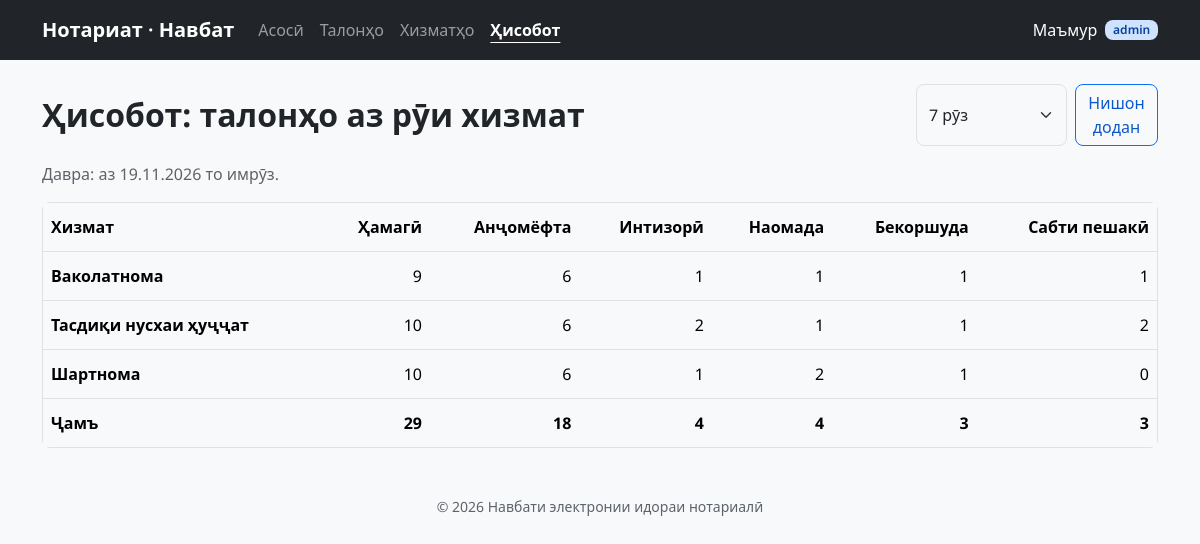
Screenshot of /reports/queue with the database file from the repository.
### tables this page shows
CREATE TABLE services (
  id           INT AUTO_INCREMENT PRIMARY KEY,
  name         VARCHAR(150) NOT NULL,
  duration_min INT NOT NULL DEFAULT 20,
  is_active    TINYINT(1) NOT NULL DEFAULT 1,
  CHECK (duration_min > 0)
);

### src/Core/View.php (called while the page is built, shortened)
<?php
final class View
{
    public function e(mixed $value): string
    {
        return htmlspecialchars((string) $value, ENT_QUOTES | ENT_SUBSTITUTE, 'UTF-8');
    }
    public function render(string $template, array $data = [], bool $withLayout = true): string
    {
        $content = $this->capture($template, $data);
        return $this->capture('layout', $data + ['content' => $content]);
    }
    private function capture(string $template, array $data): string
    {
        extract($data, EXTR_SKIP);
        try {
            require $this->dir . '/' . $template . '.php';
        } catch (Throwable $e) {
            ob_end_clean();
            throw $e;
        }
        return (string) ob_get_clean();
    }
}

### src/Controllers/ReportController.php (called while the page is built, shortened)
<?php
final class ReportController extends Controller
{
    public function queue(): void
    {
        $days = (int) ($_GET['days'] ?? 7);
        $days = in_array($days, [1, 7, 30, 365], true) ? $days : 7;
        $from = date('Y-m-d', strtotime('-' . ($days - 1) . ' days'));
        $rows = (new ServiceRepository())->queueReport($from);
        $totals = ['total' => 0, 'waiting' => 0, 'done' => 0, 'no_show' => 0, 'cancelled' => 0, 'booked' => 0];
        foreach ($rows as $r) {
            foreach ($totals as $k => $_) {
                $totals[$k] += (int) $r[$k];
            }
        }
        $this->render('reports/queue', [
            'title' => 'Ҳисобот: талонҳо аз рӯи хизмат', 'active' => 'reports',
            'rows' => $rows, 'totals' => $totals, 'days' => $days, 'from' => $from,
        ]);
    }
}

### public/index.php (called while the page is built, shortened)
<?php
spl_autoload_register(function (string $class): void {
    foreach (['Core', 'Repositories', 'Controllers'] as $dir) {
        $file = BASE_PATH . "/src/{$dir}/{$class}.php";
        if (is_file($file)) {
            return;
        }
    }
});
$router = new Router();
$router->get('/',                       [DashboardController::class, 'index']);
$router->get('/tickets',                [TicketController::class, 'index']);
$router->get('/tickets/create',         [TicketController::class, 'create']);
$router->post('/tickets/create',        [TicketController::class, 'store']);
$router->get('/tickets/{id}',           [TicketController::class, 'show']);
$router->get('/tickets/{id}/edit',      [TicketController::class, 'edit']);
$router->post('/tickets/{id}/edit',     [TicketController::class, 'update']);
$router->post('/tickets/{id}/cancel',   [TicketController::class, 'cancel']);
$router->post('/tickets/{id}/delete',   [TicketController::class, 'delete']);
$router->get('/services',               [ServiceController::class, 'index']);
$router->post('/services/create',       [ServiceController::class, 'store']);
$router->post('/services/{id}/delete',  [ServiceController::class, 'delete']);
$router->get('/reports/queue',          [ReportController::class, 'queue']);
$router->get('/api/tickets',            [TicketController::class, 'apiList']);
$method = $_SERVER['REQUEST_METHOD'] ?? 'GET';
$path = rawurldecode((string) parse_url($_SERVER['REQUEST_URI'] ?? '/', PHP_URL_PATH));
$found = $router->match($method, $path);
[[$class, $action], $params] = $found;
(new $class())->$action(...array_values($params));

### src/Core/Format.php (called while the page is built, shortened)
<?php
final class Format
{
    public static function date(?string $d): string
    {
        [$y, $m, $day] = explode('-', substr($d, 0, 10));
        return "{$day}.{$m}.{$y}";
    }
}

### src/Core/Database.php (called while the page is built, shortened)
<?php
final class Database
{
    private static ?PDO $pdo = null;
    private static array $config = [];
    public static function configure(array $config): void
    {
        self::$config = $config;
        self::$pdo = null;
    }
    public static function connection(): PDO
    {
        if (self::$pdo === null) {
            $c = self::$config;
            $options = [
                PDO::ATTR_ERRMODE            => PDO::ERRMODE_EXCEPTION,
                PDO::ATTR_DEFAULT_FETCH_MODE => PDO::FETCH_ASSOC,
                PDO::ATTR_EMULATE_PREPARES   => false,
            ];
            if (($c['driver'] ?? 'mysql') === 'sqlite') {
                self::$pdo = new PDO('sqlite:' . $c['path'], null, null, $options);
                self::$pdo->exec('PRAGMA foreign_keys = ON');
            } else {
                $dsn = sprintf('mysql:host=%s;port=%d;dbname=%s;charset=utf8mb4', $c['host'], $c['port'], $c['name']);
                self::$pdo = new PDO($dsn, $c['user'], $c['pass'], $options);
            }
        }
        return self::$pdo;
    }
}

### src/Repositories/ServiceRepository.php (called while the page is built, shortened)
<?php
final class ServiceRepository
{
    private PDO $db;
    public function __construct(?PDO $db = null)
    {
        $this->db = $db ?? Database::connection();
    }
    public function queueReport(string $from): array
    {
        $sql = "SELECT s.id, s.name,
                       COUNT(t.id)                                   AS total,
                       COALESCE(SUM(t.status = 'waiting'), 0)        AS waiting,
                       COALESCE(SUM(t.status = 'done'), 0)           AS done,
                       COALESCE(SUM(t.status = 'no_show'), 0)        AS no_show,
                       COALESCE(SUM(t.status = 'cancelled'), 0)      AS cancelled,
                       COALESCE(SUM(t.ticket_type = 'booked'), 0)    AS booked
                FROM services s
                LEFT JOIN tickets t ON t.service_id = s.id AND t.ticket_date >= :from
                GROUP BY s.id, s.name
                ORDER BY s.name";
        $stmt = $this->db->prepare($sql);
        $stmt->execute([':from' => $from]);
        return $stmt->fetchAll();
    }
}

### views/reports/queue.php (the view, shortened to what this page needs)
<div class="d-flex flex-wrap align-items-center gap-2 mb-3">
  <h1 class="me-auto mb-0">Ҳисобот: талонҳо аз рӯи хизмат</h1>
  <form method="get" action="/reports/queue" class="d-flex gap-2">
    <select class="form-select" id="days" name="days">
<?php foreach ([1 => 'Имрӯз', 7 => '7 рӯз', 30 => '30 рӯз', 365 => 'Сол'] as $d => $label): ?>
      <option value="<?= $d ?>"<?= $days === $d ? ' selected' : '' ?>><?= $label ?></option>
<?php endforeach; ?>
    </select>
    <button class="btn btn-outline-primary" type="submit">Нишон додан</button>
  </form>
</div>
<p class="text-muted">Давра: аз <?= $this->e(Format::date($from)) ?> то имрӯз.</p>
<div class="card"><div class="table-responsive">
  <table class="table align-middle mb-0">
    <thead><tr><th scope="col">Хизмат</th><th scope="col" class="text-end">Ҳамагӣ</th><th scope="col" class="text-end">Анҷомёфта</th><th scope="col" class="text-end">Интизорӣ</th><th scope="col" class="text-end">Наомада</th><th scope="col" class="text-end">Бекоршуда</th><th scope="col" class="text-end">Сабти пешакӣ</th></tr></thead>
    <tbody>
<?php foreach ($rows as $r): ?>
      <tr><th scope="row"><?= $this->e($r['name']) ?></th>
        <td class="text-end"><?= (int) $r['total'] ?></td><td class="text-end"><?= (int) $r['done'] ?></td><td class="text-end"><?= (int) $r['waiting'] ?></td>
        <td class="text-end"><?= (int) $r['no_show'] ?></td><td class="text-end"><?= (int) $r['cancelled'] ?></td><td class="text-end"><?= (int) $r['booked'] ?></td></tr>
<?php endforeach; ?>
    </tbody>
    <tfoot><tr class="fw-bold"><th scope="row">Ҷамъ</th>
      <td class="text-end"><?= $totals['total'] ?></td><td class="text-end"><?= $totals['done'] ?></td><td class="text-end"><?= $totals['waiting'] ?></td>
      <td class="text-end"><?= $totals['no_show'] ?></td><td class="text-end"><?= $totals['cancelled'] ?></td><td class="text-end"><?= $totals['booked'] ?></td></tr></tfoot>
  </table>
</div></div>

### public/assets/css/app.css (style rules this page uses)
:root { --nq-primary: #0D6EFD; --nq-primary-dark: #0A58CA; --nq-primary-light: #CFE2FF; --nq-bg: #F8F9FA; --nq-border: #DEE2E6; --nq-text: #212529; --nq-muted: #5C636A; --nq-dark: #212529; --nq-success-dark: #0F5132; --nq-warning-dark: #664D03; --nq-danger-dark: #842029; --nq-info-dark: #055160; --nq-radius: 8px; --bs-body-font-family: "Noto Sans", system-ui, "Segoe UI", Roboto, Arial, sans-serif; --bs-body-font-size: 1rem; --bs-body-color: var(--nq-text); --bs-body-bg: var(--nq-bg); --bs-border-color: var(--nq-border); --bs-border-radius: var(--nq-radius); --bs-link-color: var(--nq-primary-dark); --bs-link-color-rgb: 10, 88, 202; --bs-primary: var(--nq-primary); --bs-primary-rgb: 13, 110, 253; --bs-secondary-color: var(--nq-muted); }
h1 { font-size: 2rem; font-weight: 700; line-height: 1.25; }
.text-muted, .text-secondary { color: var(--nq-muted) !important; }
.btn { min-height: 44px; display: inline-flex; align-items: center; justify-content: center; font-weight: 500; }
.btn-outline-primary { --bs-btn-color: var(--nq-primary-dark); --bs-btn-border-color: var(--nq-primary); --bs-btn-hover-bg: var(--nq-primary); --bs-btn-hover-color: #fff; }
.form-control, .form-select { min-height: 44px; }
.card { border-color: var(--nq-border); border-radius: var(--nq-radius); }
.table > :not(caption) > * > * { padding-block: .75rem; }

### rows the page displays
services: name "Ваколатнома", total "9", done "6", waiting "1", no_show "1", cancelled "1", booked "1"
services: name "Тасдиқи нусхаи ҳуҷҷат", total "10", done "6", waiting "2", no_show "1", cancelled "1", booked "2"
services: name "Шартнома", total "10", done "6", waiting "1", no_show "2", cancelled "1", booked "0"

### other values shown
$label "Асосӣ"
$label "Талонҳо"
$label "Хизматҳо"
$label "Ҳисобот"
$this->e(Format::date($from)) "19.11.2026"
$totals['total'] "29"
$totals['done'] "18"
$totals['waiting'] "4"
$totals['no_show'] "4"
$totals['cancelled'] "3"
$totals['booked'] "3"
form field days "7 рӯз"
